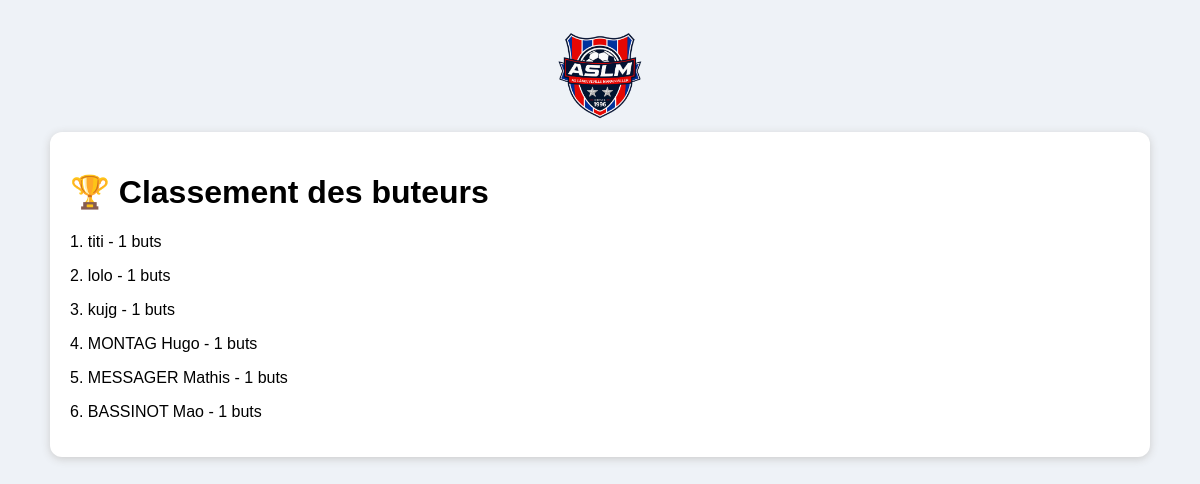
The page /buteurs on the database its author committed.
### tables this page shows
CREATE TABLE buts(id INTEGER PRIMARY KEY AUTOINCREMENT,match_id INTEGER,minute TEXT,buteur TEXT);

### app.py (the view)
@app.route("/buteurs")
def buteurs():
    c = db()
    cur = c.cursor()
    cur.execute("""
        SELECT
            buteur,
            COUNT(*) as nb
        FROM buts
        GROUP BY buteur
        ORDER BY nb DESC
    """)
    rows = cur.fetchall()
    c.close()
    return render_template(
        "buteurs.html",
        rows=rows
    )

### app.py (called while the page is built)
def db():
    return sqlite3.connect(DB)

### templates/buteurs.html
<html><head><meta charset='utf-8'><link rel='stylesheet' href='/static/style.css'></head><body><img class='logo' src='/static/logo_aslm.png'><div class='card'><h1>🏆 Classement des buteurs</h1>{% for r in rows %}<p>{{loop.index}}. {{r[0]}} - {{r[1]}} buts</p>{% endfor %}</div></body></html>

### static/style.css (style rules this page uses)
body { font-family:Arial,sans-serif;background:#eef2f7;max-width:1100px;margin:auto;padding:20px }
.logo { width:90px;height:auto;display:block;margin:10px auto }
.card { background:#fff;border-radius:12px;padding:20px;margin:12px 0;box-shadow:0 2px 8px #ccc }

### rows shown on the page
buts: buteur "titi", match "1"
buts: buteur "lolo", match "1"
buts: buteur "kujg", r "1"
buts: buteur "MONTAG Hugo", r "1"
buts: buteur "MESSAGER Mathis", r "1"
buts: buteur "BASSINOT Mao", r "1"
